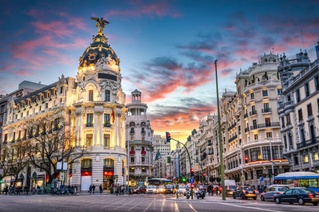
#> input picture images/madrid.jpg, 319 x 212 px, shrunk from 612 x 407 before the run, found by its file name
$ jupyter execute img-process-1.ipynb
#> lines starting #> are read from the running program, lines starting #| are printed output that depends on the picture; after the words box and inside, x2 and y2 are one past the last pixel; in counts of white or black regions, pixels touching at a corner belong together
[cell 1]
import matplotlib.pyplot as plt
from skimage import data, color
from skimage import data
from skimage.filters import threshold_otsu
from skimage.color import rgb2gray
from skimage.filters import try_all_threshold
from skimage.filters import threshold_local

import numpy as np # linear algebra
import pandas as pd # data processing, CSV file I/O (e.g. pd.read_csv)
import os
for dirname, _, filenames in os.walk('/kaggle/input'):
    for filename in filenames:
        print(os.path.join(dirname, filename))

# Definition show_image()

[cell 2]
def show_image(image,title='Image', cmap_type='gray'):
    plt.imshow(image, cmap=cmap_type)
    plt.title(title)
    plt.axis('off')
    plt.show()

# Loading the image using Matplotlib

[cell 3]
madrid_image=plt.imread("/kaggle/input/images/madrid.jpg")
#> madrid_image is the input picture: shape (212, 319, 3); mean R, G, B 119.5, 118, 128
type(madrid_image)
image=plt.imread("/kaggle/input/images/4.2.06_w_logo_2_2.png")
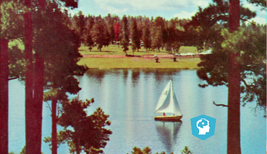
#> input picture images/4.2.06_w_logo_2_2.png, 267 x 154 px, shrunk from 512 x 296 before the run, found by its file name
#> image is the input picture: shape (154, 267, 3) float32; mean R, G, B 0.487, 0.444, 0.4
image2=plt.imread("/kaggle/input/images/bw.jpg")
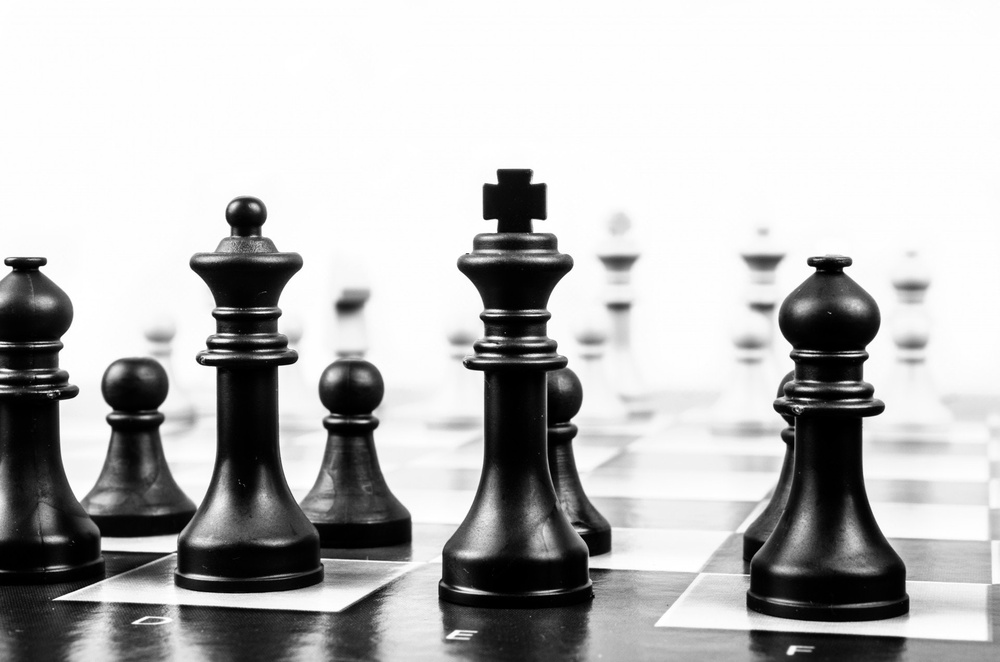
#> input picture images/bw.jpg, 1000 x 662 px, shrunk from 1920 x 1271 before the run, found by its file name
#> image2 is the input picture: shape (662, 1000, 3); min 0, max 255, mean 185.6
chess_pieces_image=plt.imread("/kaggle/input/images/bw.jpg")
tools_image=plt.imread("/kaggle/input/images/shapes52.jpg")
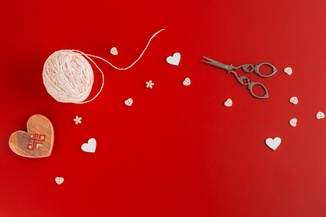
#> input picture images/shapes52.jpg, 326 x 217 px, shrunk from 626 x 417 before the run, found by its file name
#> tools_image is the input picture: shape (217, 326, 3); mean R, G, B 191.6, 23.3, 21.5

# Colors with NumPy

[cell 4]
#Obtaining the red values of the image
red=madrid_image[:,:,0]
#Obtaining the green values of the image
green=madrid_image[:,:,1]
#Obtaining the blue values of the image
blue=madrid_image[:,:,2]

[cell 5]
plt.imshow(red, cmap="gray")
plt.title("Red")
plt.axis("off")
plt.show()

[cell 6]
# Accessing the shape of the image
madrid_image.shape
madrid_image.size
#> Out = 202884

# Flipping Images

## a) vertically

[cell 7]
# Flip the image in up direction
vertically_flipped=np.flipud(madrid_image)
plt.axis("off")
plt.imshow(vertically_flipped)

## b) horizontally

[cell 8]
#Flip the image in left direction
horizontally_flipped=np.fliplr(madrid_image)
plt.axis("off")
plt.imshow(horizontally_flipped)

# Histograms in Matplotlib

[cell 9]
plt.imshow(image)

[cell 10]
# Red color of the image
red=image[:,:,0]
#> red: shape (154, 267) float32

# Obtain the red histogram
plt.hist(red.ravel(),bins=256,color="r")
plt.show()
#> figure, not shown here; tallest bar 468 high, from x = 0.373 to 0.377

[cell 11]
# Blue color of the image
blue=image[:,:,2]
#> blue: shape (154, 267) float32

# Obtain the red histogram
plt.hist(blue.ravel(),bins=256,color="b")
plt.show()
#> figure, not shown here; tallest bar 679 high, from x = 0.141 to 0.145

# Gray Scale

[cell 12]
# Import the modules from skimage
from skimage import data, color

# Load the rocket image
rocket = data.rocket()
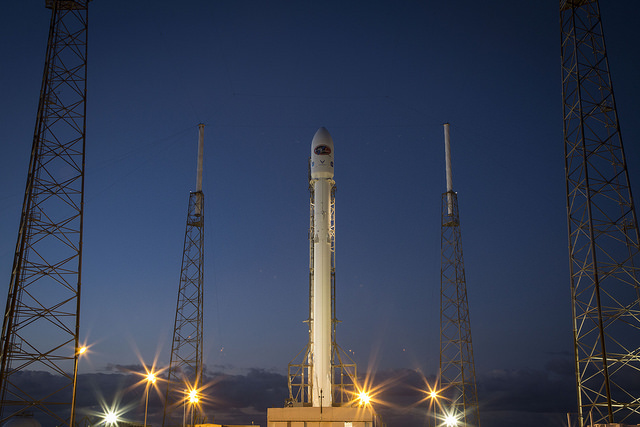
#> input picture skimage.data.rocket(), 640 x 427 px
#> rocket is the input picture: shape (427, 640, 3); mean R, G, B 52.3, 61.3, 82.3

# Convert the image to grayscale
gray_scaled_rocket = color.rgb2gray(rocket)
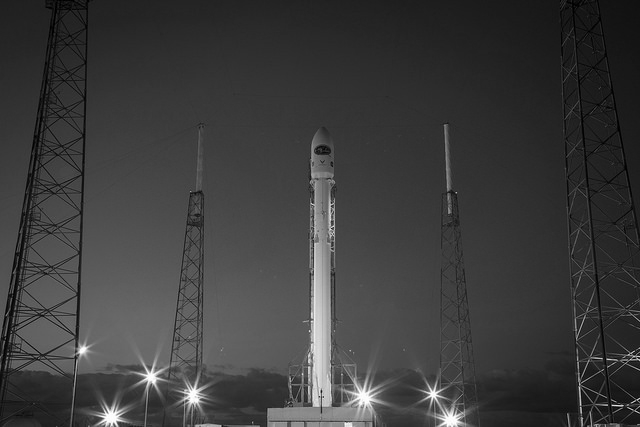
#> gray_scaled_rocket: shape (427, 640) float64; min 0, max 1, mean 0.239

# Show the original image
show_image(rocket, 'Original RGB image')

# Show the grayscale image
show_image(gray_scaled_rocket, 'Grayscale image')

# Thresholding

[cell 13]
# Convert the image to grayscale
gray_image = rgb2gray(image2)

[cell 14]
# Apply Otsu's thresholding
thresh = threshold_otsu(gray_image)
#> thresh = 0.553
binary = gray_image > thresh
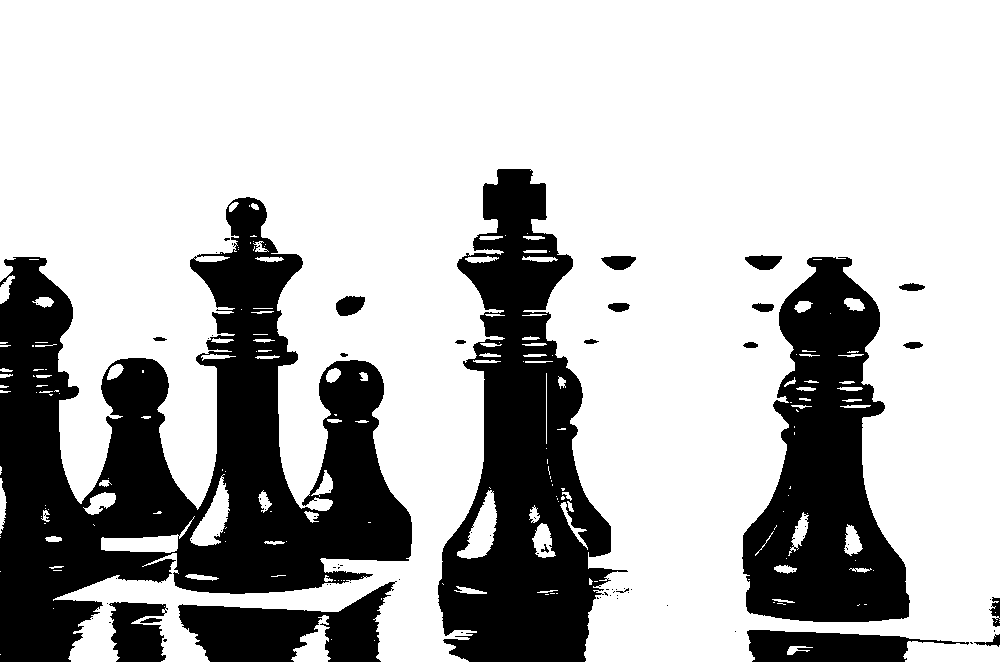
#> binary: shape (662, 1000) bool; 72% white; 81 black regions (58 under 20 px), largest, box (x1, y1, x2, y2) and area: (0, 197, 412, 662) 84422, (438, 169, 628, 662) 46653, (742, 257, 910, 622) 34860

# Plotting the images
fig, ax = plt.subplots(1, 3, figsize=(15, 5))

ax[0].imshow(image2)
ax[0].set_title('Original Image')
ax[0].axis('off')

ax[1].imshow(gray_image, cmap='gray')
ax[1].set_title('Grayscale Image')
ax[1].axis('off')

ax[2].imshow(binary, cmap='gray')
ax[2].set_title('Binary Image')
ax[2].axis('off')

plt.tight_layout()
plt.show()

**Global Thresholding**: Uses a single threshold value applied to the entire image. It can be sensitive to lighting changes across the image.

**Local Thresholding**: Uses different threshold values for different regions of the image, providing more uniform results. It is more robust to varying lighting conditions.

## Apply global thresholding

[cell 15]
# Import the otsu threshold function
from skimage.filters import threshold_otsu

# Make the image grayscale using rgb2gray
chess_pieces_image_gray = rgb2gray(chess_pieces_image)

# Obtain the optimal threshold value with otsu
thresh = threshold_otsu(chess_pieces_image_gray)

# Apply thresholding to the image
binary = chess_pieces_image_gray > thresh

# Show the image
show_image(binary, 'Binary image')

## try_all_threshold

[cell 16]
# Import the try all function
from skimage.filters import try_all_threshold

# Import the rgb to gray converter function
from skimage.color import rgb2gray

# Turn the fruits_image to grayscale
fruits_image=image=plt.imread("/kaggle/input/images/fruits-2.jpg")
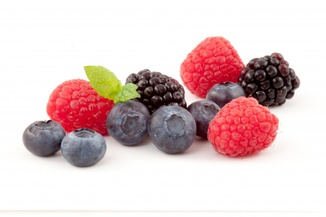
#> input picture images/fruits-2.jpg, 326 x 217 px, shrunk from 626 x 417 before the run, found by its file name
#> fruits_image is the input picture: shape (217, 326, 3); mean R, G, B 223.3, 201.1, 201.4
grayscale = rgb2gray(fruits_image)

# Use the try all method on the resulting grayscale image
fig, ax = try_all_threshold(grayscale, verbose=False)

# Show the resulting plots
plt.show()

## Threshold Global vs. Threshold Local

### a) Global

[cell 17]
# Import threshold and gray convertor functions
from skimage.filters import threshold_otsu
from skimage.color import rgb2gray

# Turn the image grayscale
tools_image=plt.imread("/kaggle/input/images/shapes52.jpg")
gray_tools_image = rgb2gray(tools_image)
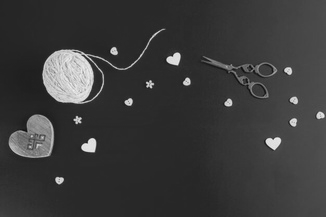
#> gray_tools_image: shape (217, 326) float64; min 0.0517, max 0.947, mean 0.231

# Obtain the optimal thresh
thresh = threshold_otsu(gray_tools_image)
#> thresh = 0.456

# Obtain the binary image by applying thresholding
binary_image = gray_tools_image > thresh
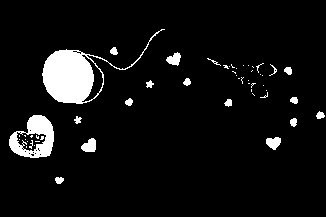
#> binary_image: shape (217, 326) bool; 6.5% white; 53 white regions (35 under 20 px), largest, box (x1, y1, x2, y2) and area: (42, 29, 165, 104) 2446, (9, 115, 54, 158) 1039, (81, 138, 96, 152) 153

# Show the resulting binary image
show_image(binary_image, 'Binarized image')

### b) Local

[cell 18]
# Import threshold and gray convertor functions
# Import the local threshold function
from skimage.filters import threshold_local
from skimage.color import rgb2gray

# Turn the image grayscale

gray_tools_image = rgb2gray(tools_image)


# Obtain the local threshold value (block size: window size)
block_size = 35
local_thresh = threshold_local(gray_tools_image, block_size, offset=10)
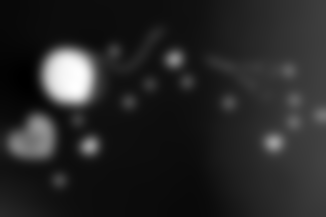
#> local_thresh: shape (217, 326) float64; min -9.87, max -9.18, mean -9.77; drawn with min black and max white

# Obtain the binary image by applying thresholding
binary_local = gray_tools_image > local_thresh
#> binary_local: shape (217, 326) bool; every value is 1

# Show the resulting binary image
show_image(binary_local, 'Binarized image')
